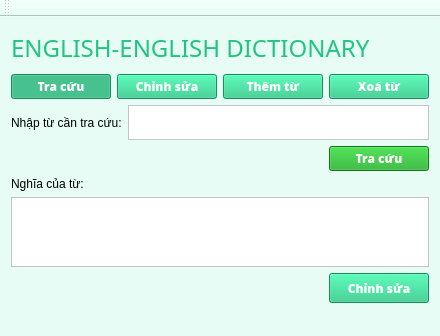
<?xml version="1.0" encoding="UTF-8"?>
<ui version="4.0">
 <class>DictionaryApp</class>
 <widget class="QMainWindow" name="DictionaryApp">
  <property name="windowModality">
   <enum>Qt::ApplicationModal</enum>
  </property>
  <property name="geometry">
   <rect>
    <x>0</x>
    <y>0</y>
    <width>426</width>
    <height>307</height>
   </rect>
  </property>
  <property name="baseSize">
   <size>
    <width>400</width>
    <height>400</height>
   </size>
  </property>
  <property name="windowTitle">
   <string>Từ điển Anh - Anh</string>
  </property>
  <property name="autoFillBackground">
   <bool>false</bool>
  </property>
  <property name="styleSheet">
   <string notr="true">background-color: #E7FCF4  ;
</string>
  </property>
  <property name="unifiedTitleAndToolBarOnMac">
   <bool>true</bool>
  </property>
  <widget class="QWidget" name="centralWidget">
   <layout class="QVBoxLayout" name="verticalLayout_3">
    <item>
     <layout class="QHBoxLayout" name="horizontalLayout_3">
      <item>
       <widget class="QLabel" name="label">
        <property name="minimumSize">
         <size>
          <width>0</width>
          <height>40</height>
         </size>
        </property>
        <property name="baseSize">
         <size>
          <width>151</width>
          <height>41</height>
         </size>
        </property>
        <property name="font">
         <font>
          <family>Showcard Gothic</family>
          <pointsize>18</pointsize>
          <weight>50</weight>
          <bold>false</bold>
         </font>
        </property>
        <property name="layoutDirection">
         <enum>Qt::LeftToRight</enum>
        </property>
        <property name="styleSheet">
         <string notr="true">color: #1FC580  
</string>
        </property>
        <property name="text">
         <string>ENGLISH-ENGLISH DICTIONARY</string>
        </property>
        <property name="textFormat">
         <enum>Qt::AutoText</enum>
        </property>
        <property name="scaledContents">
         <bool>false</bool>
        </property>
        <property name="wordWrap">
         <bool>false</bool>
        </property>
        <property name="margin">
         <number>1</number>
        </property>
       </widget>
      </item>
      <item>
       <spacer name="horizontalSpacer_2">
        <property name="orientation">
         <enum>Qt::Horizontal</enum>
        </property>
        <property name="sizeHint" stdset="0">
         <size>
          <width>40</width>
          <height>20</height>
         </size>
        </property>
       </spacer>
      </item>
     </layout>
    </item>
    <item>
     <layout class="QHBoxLayout" name="horizontalLayout_4">
      <item>
       <widget class="QPushButton" name="pushButton_TraCuu">
        <property name="minimumSize">
         <size>
          <width>100</width>
          <height>25</height>
         </size>
        </property>
        <property name="font">
         <font>
          <family>Open Sans Extrabold</family>
          <pointsize>9</pointsize>
          <weight>75</weight>
          <bold>true</bold>
         </font>
        </property>
        <property name="styleSheet">
         <string notr="true">background-color: #1FC580  ;
color: rgb(255, 255, 255);</string>
        </property>
        <property name="text">
         <string>Tra cứu</string>
        </property>
        <property name="checkable">
         <bool>true</bool>
        </property>
        <property name="checked">
         <bool>true</bool>
        </property>
       </widget>
      </item>
      <item>
       <widget class="QPushButton" name="pushButton_ChinhSua">
        <property name="minimumSize">
         <size>
          <width>100</width>
          <height>25</height>
         </size>
        </property>
        <property name="font">
         <font>
          <family>Open Sans Extrabold</family>
          <pointsize>9</pointsize>
          <weight>75</weight>
          <bold>true</bold>
         </font>
        </property>
        <property name="styleSheet">
         <string notr="true">background-color: #1FC580  ;
color: rgb(255, 255, 255);</string>
        </property>
        <property name="text">
         <string>Chỉnh sửa</string>
        </property>
        <property name="checkable">
         <bool>true</bool>
        </property>
        <property name="checked">
         <bool>false</bool>
        </property>
       </widget>
      </item>
      <item>
       <widget class="QPushButton" name="pushButton_ThemTu">
        <property name="minimumSize">
         <size>
          <width>100</width>
          <height>25</height>
         </size>
        </property>
        <property name="font">
         <font>
          <family>Open Sans Extrabold</family>
          <pointsize>9</pointsize>
          <weight>75</weight>
          <bold>true</bold>
         </font>
        </property>
        <property name="styleSheet">
         <string notr="true">background-color: #1FC580  ;
color: rgb(255, 255, 255);</string>
        </property>
        <property name="text">
         <string>Thêm từ</string>
        </property>
        <property name="checkable">
         <bool>true</bool>
        </property>
       </widget>
      </item>
      <item>
       <widget class="QPushButton" name="pushButton_XoaTu">
        <property name="minimumSize">
         <size>
          <width>100</width>
          <height>25</height>
         </size>
        </property>
        <property name="font">
         <font>
          <family>Open Sans Extrabold</family>
          <pointsize>9</pointsize>
          <weight>75</weight>
          <bold>true</bold>
         </font>
        </property>
        <property name="styleSheet">
         <string notr="true">background-color: #1FC580  ;
color: rgb(255, 255, 255);</string>
        </property>
        <property name="text">
         <string>Xoá từ</string>
        </property>
        <property name="checkable">
         <bool>true</bool>
        </property>
       </widget>
      </item>
     </layout>
    </item>
    <item>
     <layout class="QVBoxLayout" name="verticalLayout">
      <item>
       <layout class="QHBoxLayout" name="horizontalLayout">
        <property name="sizeConstraint">
         <enum>QLayout::SetMinimumSize</enum>
        </property>
        <item>
         <widget class="QLabel" name="label_NhapTu">
          <property name="styleSheet">
           <string notr="true">font: 81 9pt &quot;Open Sans Extrabold&quot;;</string>
          </property>
          <property name="text">
           <string>Nhập từ cần tra cứu:</string>
          </property>
         </widget>
        </item>
        <item>
         <widget class="QPlainTextEdit" name="searchTextEdit">
          <property name="maximumSize">
           <size>
            <width>16777214</width>
            <height>35</height>
           </size>
          </property>
          <property name="styleSheet">
           <string notr="true">border-color: rgb(29, 255, 82);
background-color: rgb(255, 255, 255);
font: 10pt &quot;Cambria&quot;;</string>
          </property>
          <property name="verticalScrollBarPolicy">
           <enum>Qt::ScrollBarAlwaysOff</enum>
          </property>
          <property name="horizontalScrollBarPolicy">
           <enum>Qt::ScrollBarAlwaysOff</enum>
          </property>
          <property name="undoRedoEnabled">
           <bool>true</bool>
          </property>
          <property name="lineWrapMode">
           <enum>QPlainTextEdit::NoWrap</enum>
          </property>
         </widget>
        </item>
       </layout>
      </item>
      <item>
       <layout class="QHBoxLayout" name="horizontalLayout_2">
        <item>
         <spacer name="horizontalSpacer">
          <property name="orientation">
           <enum>Qt::Horizontal</enum>
          </property>
          <property name="sizeHint" stdset="0">
           <size>
            <width>30</width>
            <height>20</height>
           </size>
          </property>
         </spacer>
        </item>
        <item>
         <widget class="QPushButton" name="pushButton">
          <property name="minimumSize">
           <size>
            <width>100</width>
            <height>25</height>
           </size>
          </property>
          <property name="font">
           <font>
            <family>Open Sans Extrabold</family>
            <pointsize>9</pointsize>
            <weight>75</weight>
            <bold>true</bold>
           </font>
          </property>
          <property name="styleSheet">
           <string notr="true">background-color: #18AB20  ;
color: rgb(255, 255, 255);</string>
          </property>
          <property name="text">
           <string>Tra cứu</string>
          </property>
         </widget>
        </item>
       </layout>
      </item>
     </layout>
    </item>
    <item>
     <layout class="QVBoxLayout" name="verticalLayout_2">
      <item>
       <widget class="QLabel" name="label_Mean">
        <property name="baseSize">
         <size>
          <width>0</width>
          <height>50</height>
         </size>
        </property>
        <property name="styleSheet">
         <string notr="true">font: 81 9pt &quot;Open Sans Extrabold&quot;;</string>
        </property>
        <property name="text">
         <string>Nghĩa của từ:</string>
        </property>
       </widget>
      </item>
      <item>
       <widget class="QTextEdit" name="textEdit_mean">
        <property name="maximumSize">
         <size>
          <width>16777215</width>
          <height>16776215</height>
         </size>
        </property>
        <property name="styleSheet">
         <string notr="true">background-color: rgb(255, 255, 255);
font: 12pt &quot;Cambria&quot;;</string>
        </property>
        <property name="readOnly">
         <bool>true</bool>
        </property>
       </widget>
      </item>
     </layout>
    </item>
    <item>
     <layout class="QHBoxLayout" name="horizontalLayout_5">
      <item>
       <spacer name="horizontalSpacer_3">
        <property name="orientation">
         <enum>Qt::Horizontal</enum>
        </property>
        <property name="sizeHint" stdset="0">
         <size>
          <width>40</width>
          <height>20</height>
         </size>
        </property>
       </spacer>
      </item>
      <item>
       <widget class="QPushButton" name="pushButton_2">
        <property name="enabled">
         <bool>true</bool>
        </property>
        <property name="minimumSize">
         <size>
          <width>100</width>
          <height>30</height>
         </size>
        </property>
        <property name="font">
         <font>
          <family>Open Sans Extrabold</family>
          <pointsize>9</pointsize>
          <weight>75</weight>
          <bold>true</bold>
         </font>
        </property>
        <property name="styleSheet">
         <string notr="true">background-color: #1FC580  ;
color: rgb(255, 255, 255);</string>
        </property>
        <property name="text">
         <string>Chỉnh sửa</string>
        </property>
       </widget>
      </item>
     </layout>
    </item>
   </layout>
  </widget>
  <widget class="QMenuBar" name="menuBar">
   <property name="geometry">
    <rect>
     <x>0</x>
     <y>0</y>
     <width>426</width>
     <height>17</height>
    </rect>
   </property>
  </widget>
  <widget class="QToolBar" name="mainToolBar">
   <attribute name="toolBarArea">
    <enum>TopToolBarArea</enum>
   </attribute>
   <attribute name="toolBarBreak">
    <bool>false</bool>
   </attribute>
  </widget>
  <widget class="QStatusBar" name="statusBar"/>
 </widget>
 <layoutdefault spacing="6" margin="11"/>
 <resources/>
 <connections/>
</ui>
